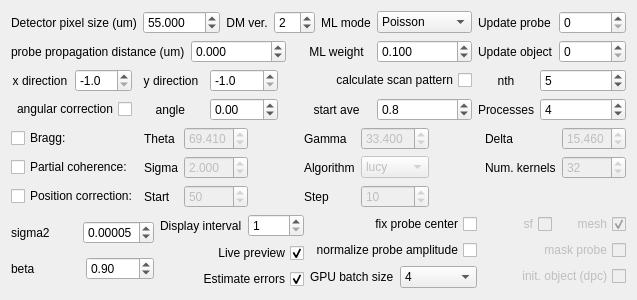
      <widget class="QWidget" name="tab_2">
       <attribute name="title">
        <string>Advanced options 1</string>
       </attribute>
       <layout class="QVBoxLayout" name="verticalLayout_8">
        <item>
         <layout class="QGridLayout" name="gridLayout_3">
          <item row="0" column="7">
           <widget class="QLabel" name="label_10">
            <property name="text">
             <string>ML mode</string>
            </property>
            <property name="alignment">
             <set>Qt::AlignCenter</set>
            </property>
           </widget>
          </item>
          <item row="2" column="9">
           <widget class="QLabel" name="label_6">
            <property name="text">
             <string>nth</string>
            </property>
            <property name="alignment">
             <set>Qt::AlignCenter</set>
            </property>
           </widget>
          </item>
          <item row="3" column="0" colspan="2">
           <widget class="QCheckBox" name="ck_angle_correction_flag">
            <property name="layoutDirection">
             <enum>Qt::RightToLeft</enum>
            </property>
            <property name="text">
             <string>angular correction</string>
            </property>
           </widget>
          </item>
          <item row="1" column="6" colspan="2">
           <widget class="QLabel" name="label_61">
            <property name="text">
             <string>ML weight</string>
            </property>
            <property name="alignment">
             <set>Qt::AlignCenter</set>
            </property>
           </widget>
          </item>
          <item row="3" column="10" colspan="2">
           <widget class="QSpinBox" name="sp_processes">
            <property name="maximum">
             <number>1000000</number>
            </property>
            <property name="value">
             <number>4</number>
            </property>
           </widget>
          </item>
          <item row="0" column="11">
           <widget class="QSpinBox" name="sp_start_update_probe">
            <property name="maximum">
             <number>1000000</number>
            </property>
           </widget>
          </item>
          <item row="1" column="9" colspan="2">
           <widget class="QLabel" name="label_29">
            <property name="text">
             <string>Update object</string>
            </property>
           </widget>
          </item>
          <item row="2" column="10" colspan="2">
           <widget class="QSpinBox" name="sp_nth">
            <property name="value">
             <number>5</number>
            </property>
           </widget>
          </item>
          <item row="3" column="4">
           <widget class="QDoubleSpinBox" name="sp_angle">
            <property name="minimum">
             <double>-181.000000000000000</double>
            </property>
            <property name="maximum">
             <double>181.000000000000000</double>
            </property>
           </widget>
          </item>
          <item row="3" column="6" colspan="2">
           <widget class="QLabel" name="label_5">
            <property name="text">
             <string>start ave</string>
            </property>
            <property name="alignment">
             <set>Qt::AlignCenter</set>
            </property>
           </widget>
          </item>
          <item row="0" column="9" colspan="2">
           <widget class="QLabel" name="label_28">
            <property name="text">
             <string>Update probe</string>
            </property>
           </widget>
          </item>
          <item row="2" column="0">
           <widget class="QLabel" name="label_49">
            <property name="text">
             <string>x direction</string>
            </property>
            <property name="alignment">
             <set>Qt::AlignCenter</set>
            </property>
           </widget>
          </item>
          <item row="2" column="1">
           <widget class="QDoubleSpinBox" name="sp_x_direction">
            <property name="decimals">
             <number>1</number>
            </property>
            <property name="minimum">
             <double>-1.000000000000000</double>
            </property>
            <property name="maximum">
             <double>1.000000000000000</double>
            </property>
            <property name="singleStep">
             <double>0.100000000000000</double>
            </property>
            <property name="value">
             <double>-1.000000000000000</double>
            </property>
           </widget>
          </item>
          <item row="3" column="8">
           <widget class="QDoubleSpinBox" name="sp_start_ave">
            <property name="decimals">
             <number>1</number>
            </property>
            <property name="maximum">
             <double>1.000000000000000</double>
            </property>
            <property name="singleStep">
             <double>0.100000000000000</double>
            </property>
            <property name="value">
             <double>0.800000000000000</double>
            </property>
           </widget>
          </item>
          <item row="1" column="0" colspan="3">
           <widget class="QLabel" name="label_4">
            <property name="text">
             <string>probe propagation distance (um)</string>
            </property>
           </widget>
          </item>
          <item row="1" column="3" colspan="3">
           <widget class="QDoubleSpinBox" name="sp_distance">
            <property name="sizePolicy">
             <sizepolicy hsizetype="Fixed" vsizetype="Fixed">
              <horstretch>0</horstretch>
              <verstretch>0</verstretch>
             </sizepolicy>
            </property>
            <property name="decimals">
             <number>3</number>
            </property>
            <property name="minimum">
             <double>-999999.998999999952503</double>
            </property>
            <property name="maximum">
             <double>999999.998999999952503</double>
            </property>
           </widget>
          </item>
          <item row="0" column="8">
           <widget class="QComboBox" name="cb_ml_mode">
            <item>
             <property name="text">
              <string>Poisson</string>
             </property>
            </item>
            <item>
             <property name="text">
              <string>Gaussian</string>
             </property>
            </item>
           </widget>
          </item>
          <item row="3" column="2">
           <widget class="QLabel" name="label_2">
            <property name="text">
             <string>angle</string>
            </property>
            <property name="alignment">
             <set>Qt::AlignRight|Qt::AlignTrailing|Qt::AlignVCenter</set>
            </property>
           </widget>
          </item>
          <item row="2" column="4">
           <widget class="QDoubleSpinBox" name="sp_y_direction">
            <property name="decimals">
             <number>1</number>
            </property>
            <property name="minimum">
             <double>-1.000000000000000</double>
            </property>
            <property name="maximum">
             <double>1.000000000000000</double>
            </property>
            <property name="singleStep">
             <double>0.100000000000000</double>
            </property>
            <property name="value">
             <double>-1.000000000000000</double>
            </property>
           </widget>
          </item>
          <item row="2" column="5" colspan="4">
           <widget class="QCheckBox" name="ck_cal_scal_pattern_flag">
            <property name="layoutDirection">
             <enum>Qt::RightToLeft</enum>
            </property>
            <property name="text">
             <string>calculate scan pattern</string>
            </property>
           </widget>
          </item>
          <item row="2" column="2" colspan="2">
           <widget class="QLabel" name="label_50">
            <property name="text">
             <string>y direction</string>
            </property>
            <property name="alignment">
             <set>Qt::AlignCenter</set>
            </property>
           </widget>
          </item>
          <item row="1" column="11">
           <widget class="QSpinBox" name="sp_start_update_object">
            <property name="maximum">
             <number>1000000</number>
            </property>
           </widget>
          </item>
          <item row="1" column="8">
           <widget class="QDoubleSpinBox" name="sp_ml_weight">
            <property name="sizePolicy">
             <sizepolicy hsizetype="Fixed" vsizetype="Fixed">
              <horstretch>0</horstretch>
              <verstretch>0</verstretch>
             </sizepolicy>
            </property>
            <property name="decimals">
             <number>3</number>
            </property>
            <property name="minimum">
             <double>-999999.998999999952503</double>
            </property>
            <property name="maximum">
             <double>999999.998999999952503</double>
            </property>
            <property name="value">
             <double>0.100000000000000</double>
            </property>
           </widget>
          </item>
          <item row="3" column="9">
           <widget class="QLabel" name="label_31">
            <property name="text">
             <string>Processes</string>
            </property>
            <property name="alignment">
             <set>Qt::AlignCenter</set>
            </property>
           </widget>
          </item>
          <item row="0" column="0" colspan="7">
           <layout class="QHBoxLayout" name="horizontalLayout_22">
            <item>
             <widget class="QLabel" name="label_7">
              <property name="text">
               <string>Detector pixel size (um)</string>
              </property>
             </widget>
            </item>
            <item>
             <widget class="QDoubleSpinBox" name="sp_ccd_pixel_um">
              <property name="sizePolicy">
               <sizepolicy hsizetype="Preferred" vsizetype="Fixed">
                <horstretch>0</horstretch>
                <verstretch>0</verstretch>
               </sizepolicy>
              </property>
              <property name="decimals">
               <number>3</number>
              </property>
              <property name="maximum">
               <double>1000.000000000000000</double>
              </property>
              <property name="value">
               <double>55.000000000000000</double>
              </property>
             </widget>
            </item>
            <item>
             <widget class="QLabel" name="label_30">
              <property name="text">
               <string>DM ver.</string>
              </property>
              <property name="alignment">
               <set>Qt::AlignCenter</set>
              </property>
             </widget>
            </item>
            <item>
             <widget class="QSpinBox" name="sp_dm_version">
              <property name="value">
               <number>2</number>
              </property>
             </widget>
            </item>
           </layout>
          </item>
         </layout>
        </item>
        <item>
         <layout class="QGridLayout" name="gridLayout_5">
          <item row="0" column="4">
           <widget class="QLabel" name="label_13">
            <property name="text">
             <string>Gamma</string>
            </property>
           </widget>
          </item>
          <item row="2" column="4">
           <widget class="QLabel" name="label_25">
            <property name="text">
             <string>Step</string>
            </property>
           </widget>
          </item>
          <item row="2" column="0">
           <widget class="QCheckBox" name="ck_position_correction_flag">
            <property name="text">
             <string>Position correction:</string>
            </property>
           </widget>
          </item>
          <item row="0" column="2">
           <widget class="QDoubleSpinBox" name="sp_bragg_theta">
            <property name="enabled">
             <bool>false</bool>
            </property>
            <property name="decimals">
             <number>3</number>
            </property>
            <property name="value">
             <double>69.409999999999997</double>
            </property>
           </widget>
          </item>
          <item row="0" column="8">
           <widget class="QDoubleSpinBox" name="sp_bragg_delta">
            <property name="enabled">
             <bool>false</bool>
            </property>
            <property name="decimals">
             <number>3</number>
            </property>
            <property name="value">
             <double>15.460000000000001</double>
            </property>
           </widget>
          </item>
          <item row="1" column="5">
           <widget class="QComboBox" name="cb_pc_alg">
            <property name="enabled">
             <bool>false</bool>
            </property>
            <item>
             <property name="text">
              <string>lucy</string>
             </property>
            </item>
            <item>
             <property name="text">
              <string>wiener</string>
             </property>
            </item>
           </widget>
          </item>
          <item row="0" column="5">
           <widget class="QDoubleSpinBox" name="sp_bragg_gamma">
            <property name="enabled">
             <bool>false</bool>
            </property>
            <property name="decimals">
             <number>3</number>
            </property>
            <property name="value">
             <double>33.399999999999999</double>
            </property>
           </widget>
          </item>
          <item row="1" column="2">
           <widget class="QDoubleSpinBox" name="sp_pc_sigma">
            <property name="enabled">
             <bool>false</bool>
            </property>
            <property name="decimals">
             <number>3</number>
            </property>
            <property name="value">
             <double>2.000000000000000</double>
            </property>
           </widget>
          </item>
          <item row="2" column="5">
           <widget class="QSpinBox" name="sp_position_correction_step">
            <property name="enabled">
             <bool>false</bool>
            </property>
            <property name="value">
             <number>10</number>
            </property>
           </widget>
          </item>
          <item row="0" column="1">
           <widget class="QLabel" name="label_12">
            <property name="text">
             <string>Theta</string>
            </property>
           </widget>
          </item>
          <item row="0" column="0">
           <widget class="QCheckBox" name="ck_bragg_flag">
            <property name="text">
             <string>Bragg: </string>
            </property>
           </widget>
          </item>
          <item row="0" column="7">
           <widget class="QLabel" name="label_14">
            <property name="text">
             <string>Delta</string>
            </property>
           </widget>
          </item>
          <item row="1" column="7">
           <widget class="QLabel" name="label_19">
            <property name="text">
             <string>Num. kernels</string>
            </property>
           </widget>
          </item>
          <item row="1" column="0">
           <widget class="QCheckBox" name="ck_pc_flag">
            <property name="text">
             <string>Partial coherence:</string>
            </property>
           </widget>
          </item>
          <item row="2" column="2">
           <widget class="QSpinBox" name="sp_position_correction_start">
            <property name="enabled">
             <bool>false</bool>
            </property>
            <property name="value">
             <number>50</number>
            </property>
           </widget>
          </item>
          <item row="1" column="1">
           <widget class="QLabel" name="label_17">
            <property name="text">
             <string>Sigma</string>
            </property>
           </widget>
          </item>
          <item row="0" column="3">
           <spacer name="horizontalSpacer_4">
            <property name="orientation">
             <enum>Qt::Horizontal</enum>
            </property>
            <property name="sizeHint" stdset="0">
             <size>
              <width>40</width>
              <height>20</height>
             </size>
            </property>
           </spacer>
          </item>
          <item row="2" column="1">
           <widget class="QLabel" name="label_24">
            <property name="text">
             <string>Start</string>
            </property>
           </widget>
          </item>
          <item row="1" column="8">
           <widget class="QSpinBox" name="sp_pc_kernel_n">
            <property name="enabled">
             <bool>false</bool>
            </property>
            <property name="value">
             <number>32</number>
            </property>
           </widget>
          </item>
          <item row="1" column="4">
           <widget class="QLabel" name="label_18">
            <property name="text">
             <string>Algorithm</string>
            </property>
           </widget>
          </item>
          <item row="0" column="6">
           <spacer name="horizontalSpacer_5">
            <property name="orientation">
             <enum>Qt::Horizontal</enum>
            </property>
            <property name="sizeHint" stdset="0">
             <size>
              <width>40</width>
              <height>20</height>
             </size>
            </property>
           </spacer>
          </item>
         </layout>
        </item>
        <item>
         <layout class="QHBoxLayout" name="horizontalLayout_18">
          <item>
           <layout class="QVBoxLayout" name="verticalLayout_3">
            <item>
             <layout class="QHBoxLayout" name="horizontalLayout_6">
              <item>
               <widget class="QLabel" name="label_20">
                <property name="text">
                 <string>sigma2</string>
                </property>
               </widget>
              </item>
              <item>
               <widget class="QDoubleSpinBox" name="sp_sigma2">
                <property name="decimals">
                 <number>5</number>
                </property>
                <property name="maximum">
                 <double>1.000000000000000</double>
                </property>
                <property name="value">
                 <double>0.000050000000000</double>
                </property>
               </widget>
              </item>
             </layout>
            </item>
            <item>
             <layout class="QHBoxLayout" name="horizontalLayout_14">
              <item>
               <widget class="QLabel" name="label_21">
                <property name="text">
                 <string>beta</string>
                </property>
               </widget>
              </item>
              <item>
               <widget class="QDoubleSpinBox" name="sp_beta">
                <property name="decimals">
                 <number>2</number>
                </property>
                <property name="maximum">
                 <double>2.000000000000000</double>
                </property>
                <property name="singleStep">
                 <double>0.100000000000000</double>
                </property>
                <property name="value">
                 <double>0.900000000000000</double>
                </property>
               </widget>
              </item>
             </layout>
            </item>
           </layout>
          </item>
          <item>
           <layout class="QVBoxLayout" name="verticalLayout_6">
            <item>
             <layout class="QHBoxLayout" name="horizontalLayout_7">
              <item>
               <widget class="QLabel" name="label_55">
                <property name="text">
                 <string>Display interval</string>
                </property>
               </widget>
              </item>
              <item>
               <widget class="QSpinBox" name="sp_display_interval">
                <property name="minimum">
                 <number>1</number>
                </property>
               </widget>
              </item>
             </layout>
            </item>
            <item>
             <widget class="QCheckBox" name="ck_preview_flag">
              <property name="layoutDirection">
               <enum>Qt::RightToLeft</enum>
              </property>
              <property name="text">
               <string>Live preview</string>
              </property>
              <property name="checked">
               <bool>true</bool>
              </property>
             </widget>
            </item>
            <item>
             <widget class="QCheckBox" name="ck_cal_error_flag">
              <property name="layoutDirection">
               <enum>Qt::RightToLeft</enum>
              </property>
              <property name="text">
               <string>Estimate errors</string>
              </property>
              <property name="checked">
               <bool>true</bool>
              </property>
             </widget>
            </item>
           </layout>
          </item>
          <item>
           <layout class="QVBoxLayout" name="verticalLayout_4">
            <item>
             <widget class="QCheckBox" name="ck_prb_center_flag">
              <property name="layoutDirection">
               <enum>Qt::RightToLeft</enum>
              </property>
              <property name="text">
               <string>fix probe center</string>
              </property>
              <property name="checked">
               <bool>false</bool>
              </property>
             </widget>
            </item>
            <item>
             <widget class="QCheckBox" name="ck_norm_prb_amp_flag">
              <property name="layoutDirection">
               <enum>Qt::RightToLeft</enum>
              </property>
              <property name="text">
               <string>normalize probe amplitude</string>
              </property>
              <property name="checked">
               <bool>false</bool>
              </property>
             </widget>
            </item>
            <item>
             <layout class="QHBoxLayout" name="horizontalLayout_17">
              <item>
               <widget class="QLabel" name="label_56">
                <property name="text">
                 <string>GPU batch size</string>
                </property>
               </widget>
              </item>
              <item>
               <widget class="QComboBox" name="cb_gpu_batch_size">
                <property name="toolTip">
                 <string>Rule of thumb: the larger, the better. But one may get an Out-of-Memory error if this is too large.</string>
                </property>
                <property name="currentText">
                 <string>256</string>
                </property>
                <item>
                 <property name="text">
                  <string>4</string>
                 </property>
                </item>
                <item>
                 <property name="text">
                  <string>16</string>
                 </property>
                </item>
                <item>
                 <property name="text">
                  <string>64</string>
                 </property>
                </item>
                <item>
                 <property name="text">
                  <string>256</string>
                 </property>
                </item>
                <item>
                 <property name="text">
                  <string>1024</string>
                 </property>
                </item>
                <item>
                 <property name="text">
                  <string>4096</string>
                 </property>
                </item>
               </widget>
              </item>
             </layout>
            </item>
           </layout>
          </item>
          <item>
           <layout class="QVBoxLayout" name="verticalLayout_7">
            <item>
             <layout class="QHBoxLayout" name="horizontalLayout_15">
              <item>
               <widget class="QCheckBox" name="ck_sf_flag">
                <property name="enabled">
                 <bool>false</bool>
                </property>
                <property name="layoutDirection">
                 <enum>Qt::RightToLeft</enum>
                </property>
                <property name="text">
                 <string>sf</string>
                </property>
                <property name="checkable">
                 <bool>true</bool>
                </property>
               </widget>
              </item>
              <item>
               <widget class="QCheckBox" name="ck_mesh_flag">
                <property name="enabled">
                 <bool>false</bool>
                </property>
                <property name="layoutDirection">
                 <enum>Qt::RightToLeft</enum>
                </property>
                <property name="text">
                 <string>mesh</string>
                </property>
                <property name="checked">
                 <bool>true</bool>
                </property>
               </widget>
              </item>
             </layout>
            </item>
            <item>
             <widget class="QCheckBox" name="ck_mask_prb_flag">
              <property name="enabled">
               <bool>false</bool>
              </property>
              <property name="layoutDirection">
               <enum>Qt::RightToLeft</enum>
              </property>
              <property name="text">
               <string>mask probe</string>
              </property>
             </widget>
            </item>
            <item>
             <widget class="QCheckBox" name="ck_init_obj_dpc_flag">
              <property name="enabled">
               <bool>false</bool>
              </property>
              <property name="layoutDirection">
               <enum>Qt::RightToLeft</enum>
              </property>
              <property name="text">
               <string>init. object (dpc)</string>
              </property>
             </widget>
            </item>
           </layout>
          </item>
         </layout>
        </item>
       </layout>
      </widget>
